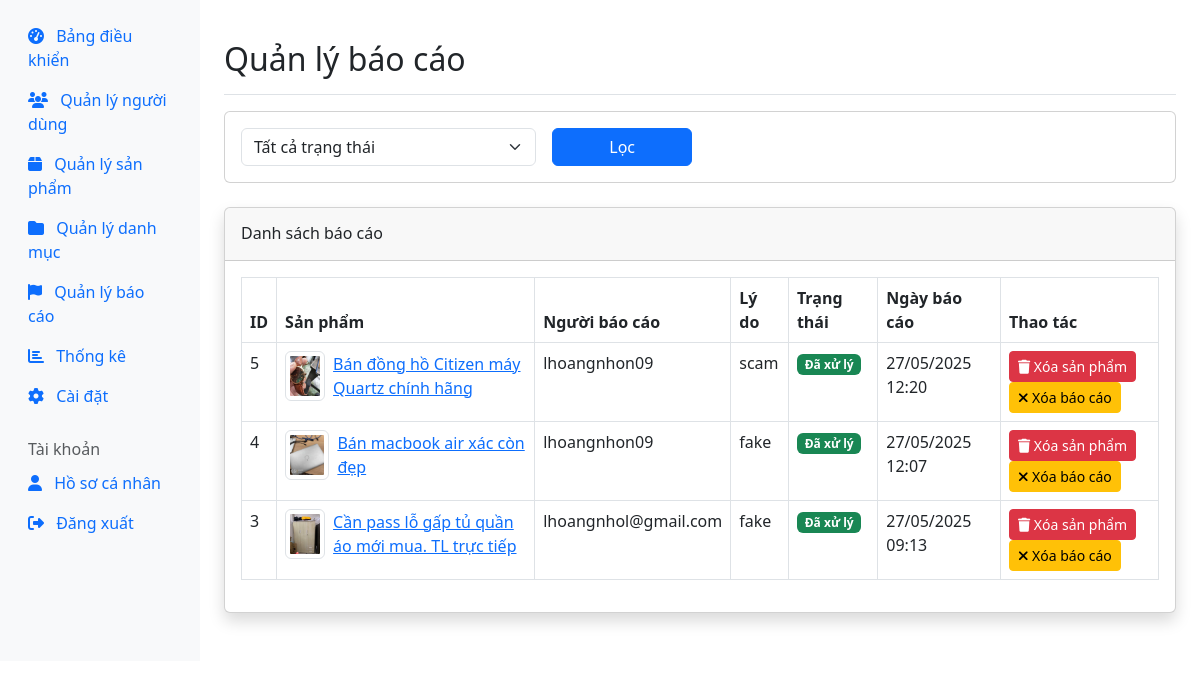
Screenshot of /admin/reports.php (signed in) with the database file from the repository.
### tables this page shows
CREATE TABLE `reports` (
  `id` int(11) NOT NULL,
  `user_id` int(11) NOT NULL,
  `product_id` int(11) NOT NULL,
  `reason` enum('fake','inappropriate','scam','other') NOT NULL,
  `description` text DEFAULT NULL,
  `status` enum('pending','resolved') NOT NULL DEFAULT 'pending',
  `created_at` datetime NOT NULL
);

CREATE TABLE `products` (
  `id` int(11) NOT NULL,
  `user_id` int(11) NOT NULL,
  `name` varchar(255) NOT NULL,
  `description` text NOT NULL,
  `price` decimal(10,2) NOT NULL,
  `category_id` int(11) DEFAULT NULL,
  `category` enum('electronics','furniture','clothing','books','toys','others') NOT NULL,
  `condition` enum('new','like_new','good','fair','poor') NOT NULL,
  `image` varchar(255) NOT NULL,
  `status` enum('pending','approved','rejected','sold') NOT NULL DEFAULT 'pending',
  `views` int(11) NOT NULL DEFAULT 0,
  `created_at` datetime NOT NULL,
  `updated_at` datetime DEFAULT NULL
);

CREATE TABLE `users` (
  `id` int(11) NOT NULL,
  `username` varchar(50) NOT NULL,
  `email` varchar(100) NOT NULL,
  `google_id` varchar(255) DEFAULT NULL,
  `password` varchar(255) NOT NULL,
  `phone` varchar(20) DEFAULT NULL,
  `address` text DEFAULT NULL,
  `avatar` varchar(255) DEFAULT NULL,
  `role` enum('user','admin') NOT NULL DEFAULT 'user',
  `status` enum('active','blocked') NOT NULL DEFAULT 'active',
  `created_at` datetime NOT NULL,
  `last_login` datetime DEFAULT NULL
);

### admin/reports.php (the view, shortened to what this page needs)
<?php
include '../config/db.php';
$page = isset($_GET['page']) ? (int)$_GET['page'] : 1;
$limit = 10;
$offset = ($page - 1) * $limit;
$sql = "SELECT r.*, p.name as product_name, p.image as product_image, u.username as reporter_name
        FROM reports r
        JOIN products p ON r.product_id = p.id
        JOIN users u ON r.user_id = u.id
        WHERE 1=1";
$params = [];
$types = "";
$sql .= " ORDER BY r.created_at DESC LIMIT ?, ?";
$params[] = $offset;
$params[] = $limit;
$types .= "ii";
$stmt = $conn->prepare($sql);
if (!empty($params)) {
    $stmt->bind_param($types, ...$params);
}
$stmt->execute();
$result = $stmt->get_result();
?>
<!DOCTYPE html>
<html lang="vi">
<head>
    <link href="https://cdn.jsdelivr.net/npm/bootstrap@5.3.0/dist/css/bootstrap.min.css" rel="stylesheet">
    <link rel="stylesheet" href="https://cdnjs.cloudflare.com/ajax/libs/font-awesome/6.4.0/css/all.min.css">
    <link rel="stylesheet" href="../assets/css/style.css">
</head>
<body>
    <div class="container-fluid">
        <div class="row">
            <?php include 'sidebar.php'; ?>
            <main class="col-md-9 ms-sm-auto col-lg-10 px-md-4 py-4">
                <div class="d-flex justify-content-between flex-wrap flex-md-nowrap align-items-center pt-3 pb-2 mb-3 border-bottom">
                    <h1 class="h2">Quản lý báo cáo</h1>
                </div>
                <div class="card mb-4">
                    <div class="card-body">
                        <form action="reports.php" method="GET" class="row g-3">
                            <div class="col-md-4">
                                <select class="form-select" name="status">
                                    <option value="">Tất cả trạng thái</option>
                                </select>
                            </div>
                            <div class="col-md-2">
                                <button type="submit" class="btn btn-primary w-100">Lọc</button>
                            </div>
                        </form>
                    </div>
                </div>
                <div class="card shadow mb-4">
                    <div class="card-header py-3">
                        <h6 class="m-0 font-weight-bold">Danh sách báo cáo</h6>
                    </div>
                    <div class="card-body">
                        <div class="table-responsive">
                            <table class="table table-bordered" width="100%" cellspacing="0">
                                <thead>
                                    <tr>
                                        <th>ID</th>
                                        <th>Sản phẩm</th>
                                        <th>Người báo cáo</th>
                                        <th>Lý do</th>
                                        <th>Trạng thái</th>
                                        <th>Ngày báo cáo</th>
                                        <th>Thao tác</th>
                                    </tr>
                                </thead>
                                <tbody>
                                    <?php if ($result->num_rows > 0): ?>
                                        <?php while($report = $result->fetch_assoc()): ?>
                                            <tr>
                                                <td><?php echo $report['id']; ?></td>
                                                <td>
                                                    <div class="d-flex align-items-center">
                                                        <img src="../uploads/products/<?php echo $report['product_image']; ?>" alt="<?php echo $report['product_name']; ?>" class="img-thumbnail me-2" style="width: 50px; height: 50px; object-fit: cover;">
                                                        <a href="../product-detail.php?id=<?php echo $report['product_id']; ?>" target="_blank"><?php echo $report['product_name']; ?></a>
                                                    </div>
                                                </td>
                                                <td><?php echo $report['reporter_name']; ?></td>
                                                <td><?php echo $report['reason']; ?></td>
                                                <td>
                                                    <?php if ($report['status'] == 'pending'): ?>
                                                        <span class="badge bg-warning">Chờ xử lý</span>
                                                    <?php else: ?>
                                                        <span class="badge bg-success">Đã xử lý</span>
                                                    <?php endif; ?>
                                                </td>
                                                <td><?php echo date('d/m/Y H:i', strtotime($report['created_at'])); ?></td>
                                                <td>
                                                    <a href="reports.php?action=delete_product&id=<?php echo $report['id']; ?>&product_id=<?php echo $report['product_id']; ?>" class="btn btn-sm btn-danger" onclick="return confirm('Bạn có chắc chắn muốn xóa sản phẩm này?')">
                                                        <i class="fas fa-trash"></i> Xóa sản phẩm
                                                    </a>
                                                    <a href="reports.php?action=delete&id=<?php echo $report['id']; ?>" class="btn btn-sm btn-warning" onclick="return confirm('Bạn có chắc chắn muốn xóa báo cáo này?')">
                                                        <i class="fas fa-times"></i> Xóa báo cáo
                                                    </a>
                                                </td>
                                            </tr>
                                        <?php endwhile; ?>
                                    <?php else: ?>
                                        <tr>
                                            <td colspan="7" class="text-center">Không có dữ liệu</td>
                                        </tr>
                                    <?php endif; ?>
                                </tbody>
                            </table>
                        </div>
                    </div>
                </div>
            </main>
        </div>
    </div>
</body>
</html>

### rows the page displays
reports: id "5", product.image (picture), product.name "Bán đồng hồ Citizen máy Quartz chính hãng", user.username "lhoangnhon09", reason "scam", status "Đã xử lý", created_at "27/05/2025 12:20"
reports: id "4", product.image (picture), product.name "Bán macbook air xác còn đẹp", user.username "lhoangnhon09", reason "fake", status "Đã xử lý", created_at "27/05/2025 12:07"
reports: id "3", product.image (picture), product.name "Cần pass lỗ gấp tủ quần áo mới mua. TL trực tiếp", user.username "lhoangnhol@gmail.com", reason "fake", status "Đã xử lý", created_at "27/05/2025 09:13"
